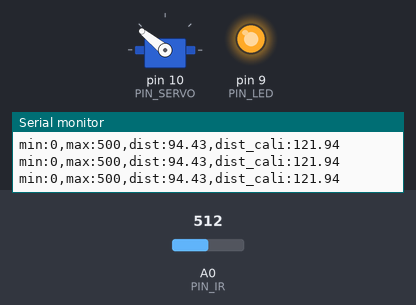
Simulated run of this sketch. Board: Arduino Uno, built with avr-gcc and run on an emulated ATmega328P. Shown: servo, output pins drawn as LEDs (lit = HIGH), the last lines printed to the serial monitor. The inputs (shaded band) are chosen by the test bench; at power-on: A0 (PIN_IR) = 512.

Above: at 1.2 s.
1.3 s: A0 (PIN_IR) set to 362
2.8 s: A0 (PIN_IR) set to 335
At 3.5 s:
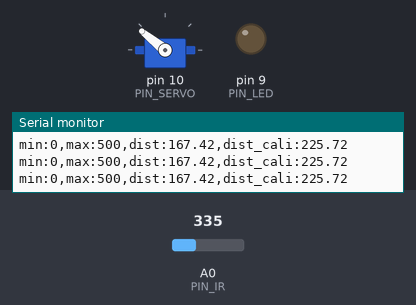
4.3 s: A0 (PIN_IR) set to 314
5.8 s: A0 (PIN_IR) set to 289
At 6.1 s:
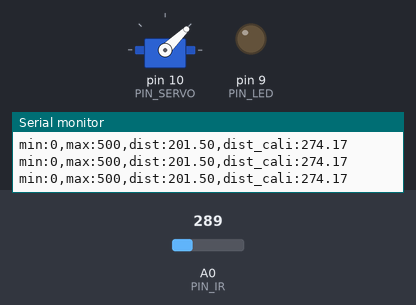
7.3 s: A0 (PIN_IR) set to 253
At 7.8 s:
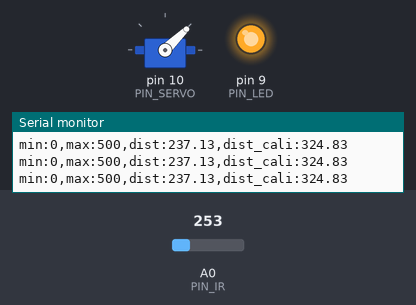
8.8 s: A0 (PIN_IR) set to 306
At 10.3 s:
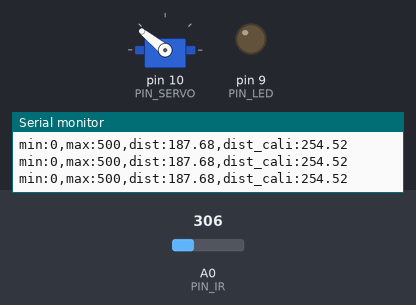
Timing chart, 0 to 11.3 s (numbered marks = the images above; inputs shaded):
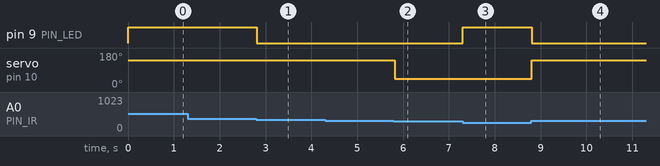

The sketch:

homework_21P8.ino
```cpp
#include <Servo.h>

// Arduino pin assignment
#define PIN_IR A0
#define PIN_LED 9
#define PIN_SERVO 10

Servo myservo;

int a, b; // unit: mm
// far from sensor
int servo_min = 1000;
// close to sensor
int servo_max = 2000;

void setup() {
// initialize GPIO pins
  pinMode(PIN_LED,OUTPUT);
  digitalWrite(PIN_LED, 1);
  myservo.attach(PIN_SERVO);
  myservo.writeMicroseconds(1500);

// initialize serial port
  Serial.begin(57600);

  a = 79;
  b = 290;
}

float ir_distance(void){ // return value unit: mm
  float val;
  float volt = float(analogRead(PIN_IR));
  val = ((6762.0/(volt-9.0))-4.0) * 10.0;
  return val;
}

void loop() {
  float raw_dist = ir_distance();
  float dist_cali = 100 + 300.0 / (b - a) * (raw_dist - a);
  Serial.print("min:0,max:500,dist:");
  Serial.print(raw_dist);
  Serial.print(",dist_cali:");
  Serial.println(dist_cali);
  if(raw_dist > 156 && raw_dist <224) digitalWrite(PIN_LED, 0);
  else digitalWrite(PIN_LED, 255);

  if(dist_cali < 255) myservo.writeMicroseconds(servo_max);
  else myservo.writeMicroseconds(servo_min);

  delay(20);

}
```

Measured:
- the behaviour switches between 354 and 353 on A0 (PIN_IR) (found by bisection; images 0 and 1)
- the behaviour switches between 306 and 305 on A0 (PIN_IR) (found by bisection; images 1 and 2)
- the behaviour switches between 266 and 265 on A0 (PIN_IR) (found by bisection; images 2 and 3)
- after the input at 2.8 s, pin 9 (PIN_LED): HIGH → LOW at once
- after the input at 5.8 s, servo on pin 10 (PIN_SERVO): 141° → 44° at once
- after the input at 7.3 s, pin 9 (PIN_LED): LOW → HIGH at once
- after the input at 8.8 s, pin 9 (PIN_LED): HIGH → LOW at once; servo on pin 10 (PIN_SERVO): 44° → 141° at once
